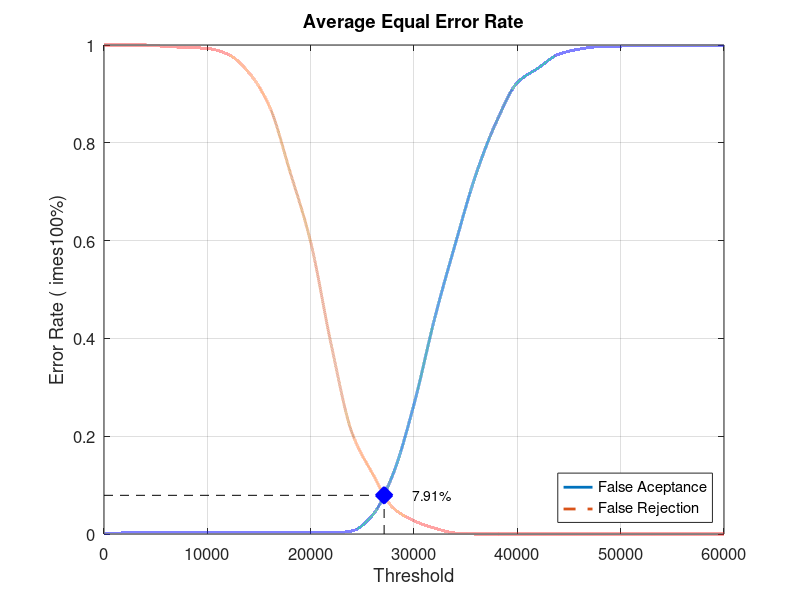
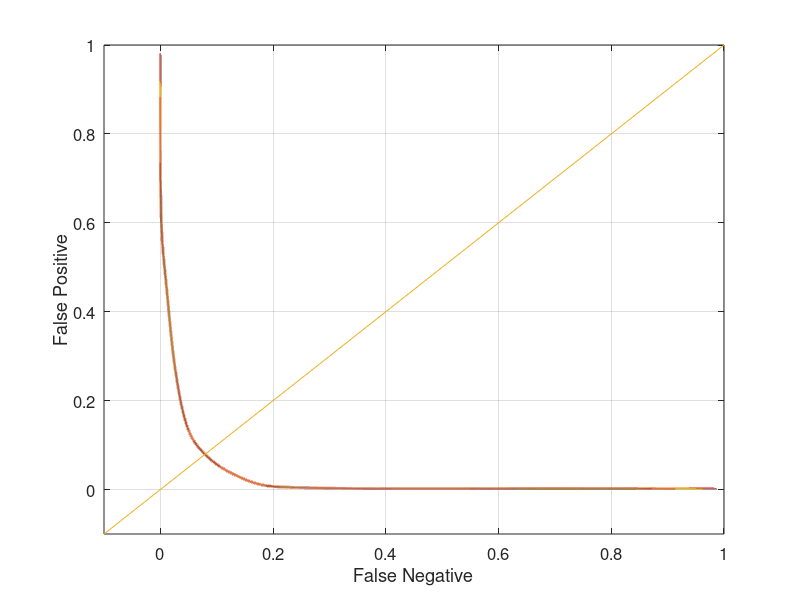

These figures' MATLAB source, in order:
close all;
clear;
clc;
x = 0:2000:60000;
xq = 0:0.5:60000;

y0 = [0 0.00210526 0.00210526 0.00210526 0.00210526 0.00210526 0.00210526 0.00210526 0.00210526 0.00210526 0.00210526 0.00210526 0.00631579 0.0389474 0.124211 0.265263 0.441053 0.593684 0.735789 0.844211 0.923158 0.952632 0.981053 0.991579 0.996842 0.997895 0.998947 0.998947 0.998947 0.998947 1]
yy0 = interp1(x, y0, xq, 'pchip');
y1 = [1 1 1 0.997 0.995 0.993 0.981 0.944 0.875 0.741 0.597 0.386 0.207 0.123 0.053 0.027 0.012 0.002 0 0 0 0 0 0 0 0 0 0 0 0 0]
yy1 = interp1(x, y1, xq, 'pchip');

% Calculating EER: 
y2 = abs(y0 - y1);
find(y2 == min(y2))
yy2 = abs(yy0 - yy1);
xEER = find(yy2 == min(yy2));
xEERIndex = xq(xEER) % X-axis EER
yEER = yy0(xEER) % Y-axis EER

main = figure
plot(xq, yy0,'-','LineWidth', 2);	hold on
plot(xq, yy1,'--','LineWidth', 2);	hold on
plot([xEERIndex xEERIndex], [0 yEER], 'k--');	hold on
plot([0 xEERIndex], [yEER yEER], 'k--');	hold on
plot(xEERIndex, yEER, 'bx', 'LineWidth', 10);	hold on
text(xEERIndex + 10 * xEERIndex / 100, yEER, [num2str(round((10000 * yEER)) / 100) '%'])
legend('False Aceptance', 'False Rejection', 'Location', 'SouthEast')
xlabel('Threshold')
ylabel('Error Rate (	imes100%)')
title('Average Equal Error Rate')
set(gca, 'FontSize', 12)
axis([0 60000 0 1])
grid on

print(main, 'Database2AverageMain', '-dpng');
FNRxFPR = figure('Color', [1 1 1]);
plot(yy1, yy0, '-', yy1, yy0, 'LineWidth', 2);
hold on
y = -0.1:0.1:1
plot(y, y); 
set(gca, 'FontSize', 12)
xlabel('False Negative')
ylabel('False Positive')
axis([-0.1 1 -0.1 1])
set(gca, 'FontSize', 12)
grid on

print(FNRxFPR, 'Database2AverageFNRxFPR','-dpng');
